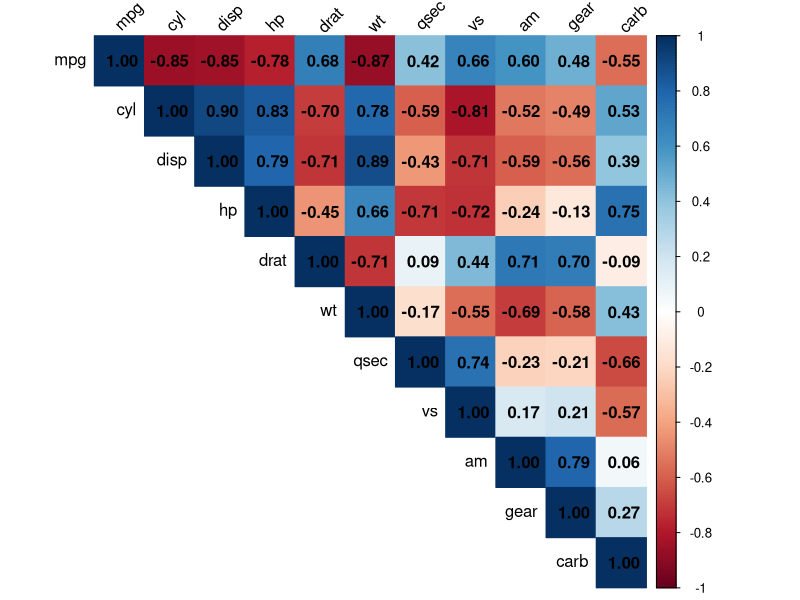
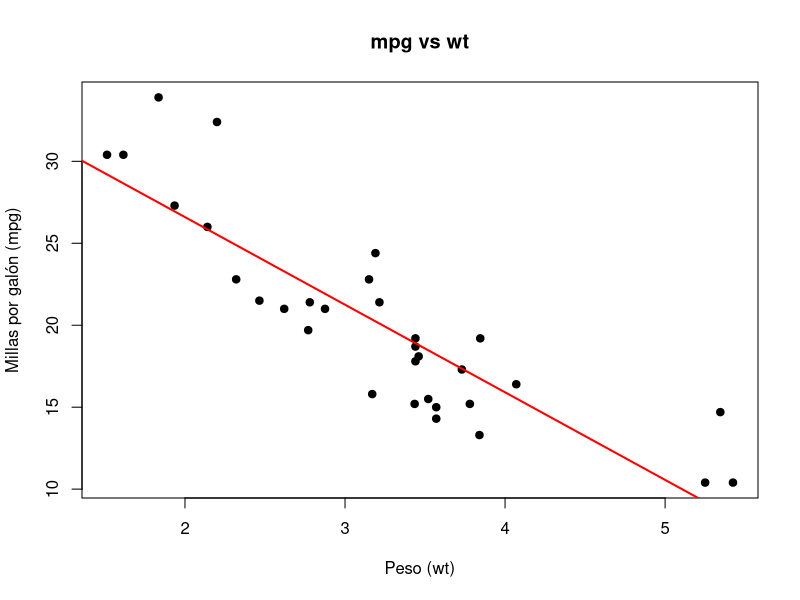
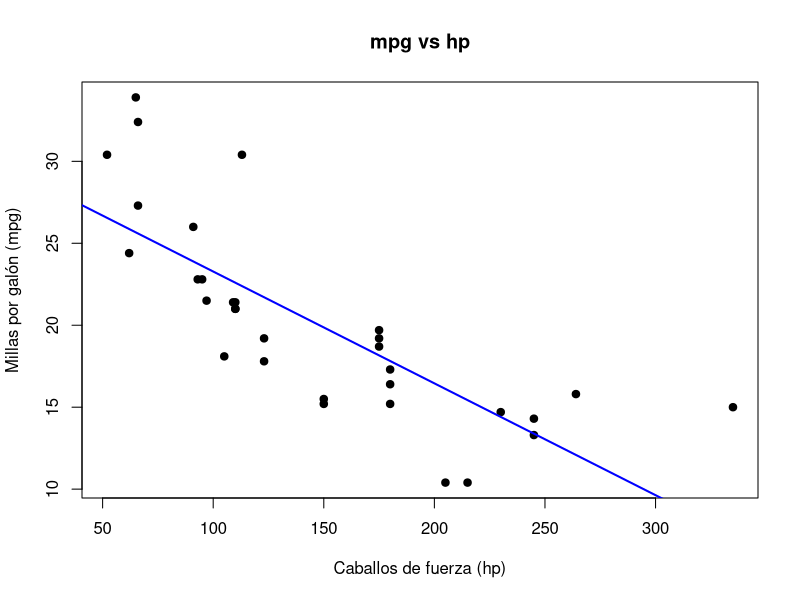
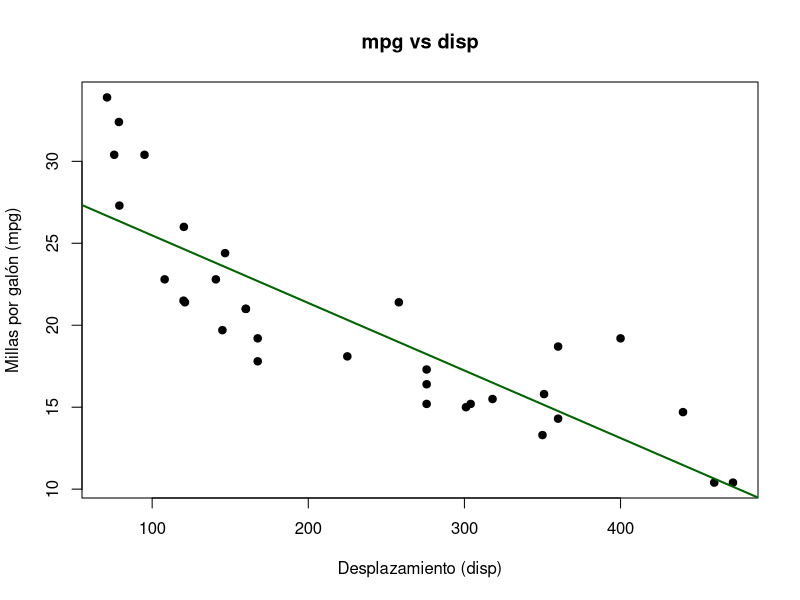
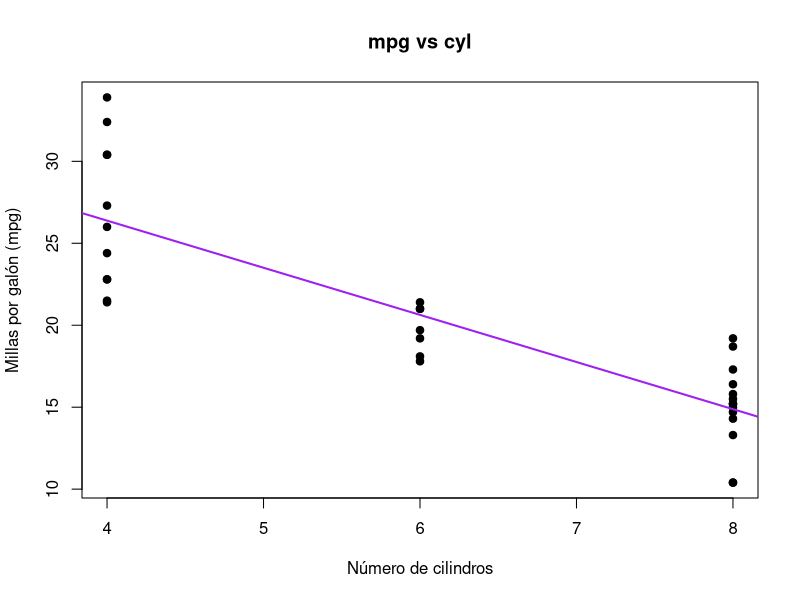
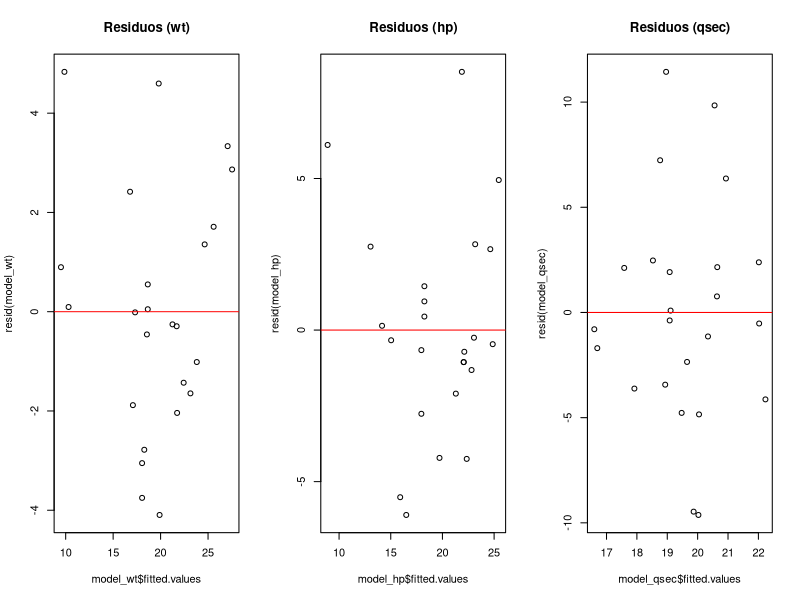
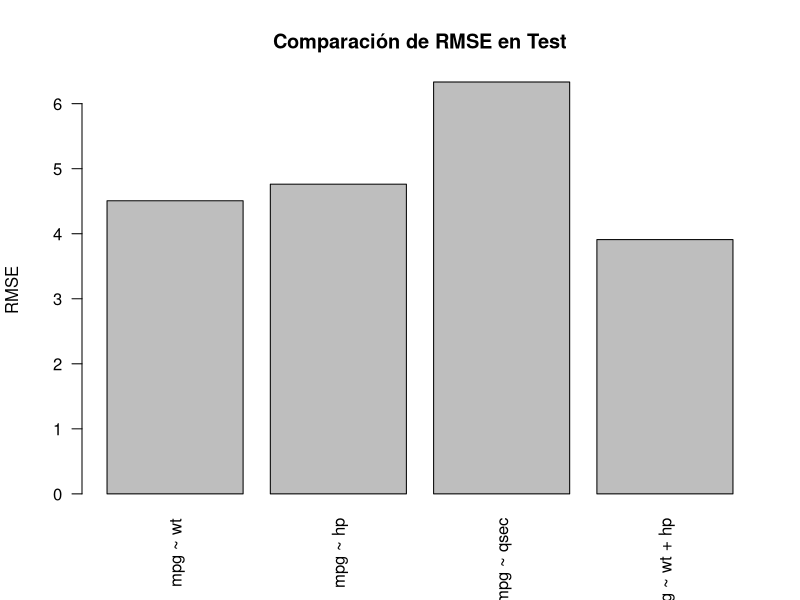
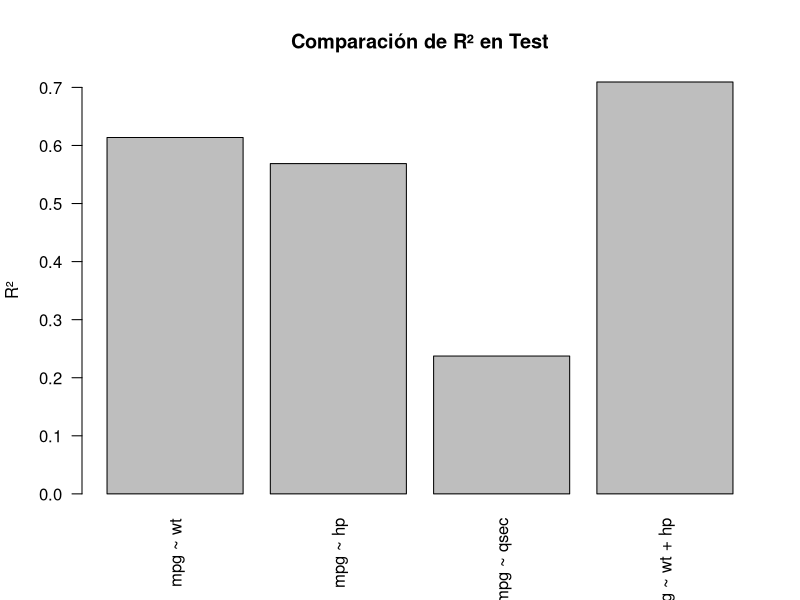

Generate these figures, in order, with R:
## ---- chunk 1
knitr::opts_chunk$set(echo = TRUE)
## ---- chunk 2
library(corrplot)
library(caret)
library(lmtest)
## ---- chunk 3
data(mtcars)
df <- mtcars

str(df)
summary(df)
head(df)
## ---- chunk 4
cor_matrix <- cor(df)
cor_matrix
## ---- chunk 5
corrplot(cor_matrix, method = "color", type = "upper",
         addCoef.col = "black", tl.col = "black", tl.srt = 45)
## ---- chunk 6
plot(df$wt, df$mpg,
     main="mpg vs wt",
     xlab="Peso (wt)",
     ylab="Millas por galón (mpg)",
     pch=19)
abline(lm(mpg ~ wt, data=df), col="red", lwd=2)
## ---- chunk 7
plot(df$hp, df$mpg,
     main="mpg vs hp",
     xlab="Caballos de fuerza (hp)",
     ylab="Millas por galón (mpg)",
     pch=19)
abline(lm(mpg ~ hp, data=df), col="blue", lwd=2)
## ---- chunk 8
plot(df$disp, df$mpg,
     main="mpg vs disp",
     xlab="Desplazamiento (disp)",
     ylab="Millas por galón (mpg)",
     pch=19)
abline(lm(mpg ~ disp, data=df), col="darkgreen", lwd=2)
## ---- chunk 9
plot(df$cyl, df$mpg,
     main="mpg vs cyl",
     xlab="Número de cilindros",
     ylab="Millas por galón (mpg)",
     pch=19)
abline(lm(mpg ~ cyl, data=df), col="purple", lwd=2)
## ---- chunk 10
set.seed(314159)

trainIndex <- createDataPartition(df$mpg, p = 0.7, list = FALSE)
train <- df[trainIndex, ]
test  <- df[-trainIndex, ]
## ---- chunk 11
model_wt   <- lm(mpg ~ wt, data=train)
model_hp   <- lm(mpg ~ hp, data=train)
model_qsec <- lm(mpg ~ qsec, data=train)
## ---- chunk 12
par(mfrow=c(1,3))
plot(model_wt$fitted.values, resid(model_wt), main="Residuos (wt)")
abline(h=0,col="red")

plot(model_hp$fitted.values, resid(model_hp), main="Residuos (hp)")
abline(h=0,col="red")

plot(model_qsec$fitted.values, resid(model_qsec), main="Residuos (qsec)")
abline(h=0,col="red")
par(mfrow=c(1,1))
## ---- chunk 13
shapiro.test(resid(model_wt))
shapiro.test(resid(model_hp))
shapiro.test(resid(model_qsec))
## ---- chunk 14
bptest(model_wt)
bptest(model_hp)
bptest(model_qsec)
## ---- chunk 15
dwtest(model_wt)
dwtest(model_hp)
dwtest(model_qsec)
## ---- chunk 16
summary(model_wt)
summary(model_hp)
summary(model_qsec)
## ---- chunk 17
model_multiple <- lm(mpg ~ wt + hp, data=train)
summary(model_multiple)
## ---- chunk 18
pred_wt   <- predict(model_wt, test)
pred_hp   <- predict(model_hp, test)
pred_qsec <- predict(model_qsec, test)
pred_mult <- predict(model_multiple, test)
## ---- chunk 19
R2_test <- function(actual, predicted) {
  1 - sum((actual - predicted)^2) / sum((actual - mean(actual))^2)
}

results <- data.frame(
  Modelo = c("mpg ~ wt", "mpg ~ hp", "mpg ~ qsec", "mpg ~ wt + hp"),
  RMSE = c(
    RMSE(pred_wt, test$mpg),
    RMSE(pred_hp, test$mpg),
    RMSE(pred_qsec, test$mpg),
    RMSE(pred_mult, test$mpg)
  ),
  R2 = c(
    R2_test(test$mpg, pred_wt),
    R2_test(test$mpg, pred_hp),
    R2_test(test$mpg, pred_qsec),
    R2_test(test$mpg, pred_mult)
  )
)

results
## ---- chunk 20
barplot(results$RMSE,
        names.arg = results$Modelo,
        main = "Comparación de RMSE en Test",
        ylab = "RMSE",
        las = 2)
## ---- chunk 21
barplot(results$R2,
        names.arg = results$Modelo,
        main = "Comparación de R² en Test",
        ylab = "R²",
        las = 2)
## ---- chunk 22
test$mpg_predicho <- pred_mult
head(test[, c("mpg", "mpg_predicho")])
